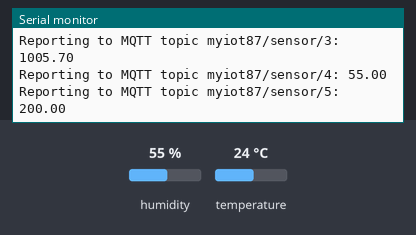
A sketch run on a simulated ESP32. Shown: the last lines printed to the serial monitor. The test bench sets the inputs (shaded band); at power-on: humidity 55 %, temperature 24 °C. WiFi joins after 1.5 s; servers stay silent unless stated; no MQTT or app messages arrive unless stated.

Above: at 2.7 s.
2.8 s: humidity set to 22 %
At 4.7 s:
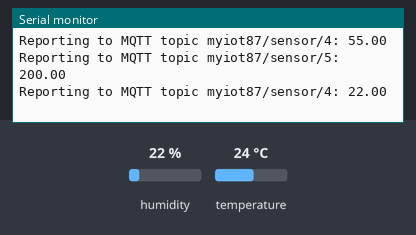
5.5 s: temperature set to 12 °C
At 6.5 s:
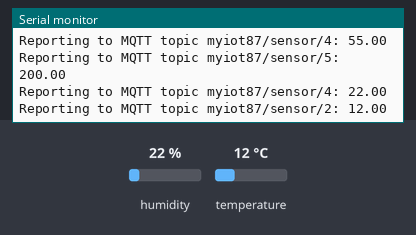
8.2 s: humidity set to 40 %
At 10.0 s:
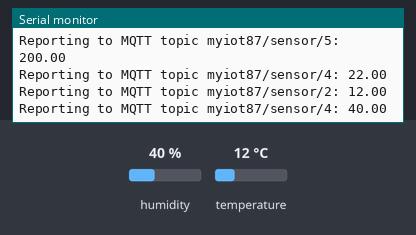
Timing chart, 0 to 11.5 s (numbered marks = the images above; inputs shaded):
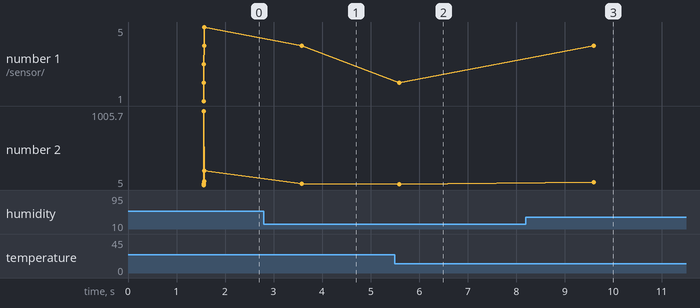

Measured:
- after the input at 2.8 s, the serial monitor: prints a new line after 0.78 s (image 1)
- after the input at 5.5 s, the serial monitor: prints a new line after 0.09 s (image 2)
- after the input at 8.2 s, the serial monitor: prints a new line after 1.4 s (image 3)
- plotted number 1: 4 → 2 after the input at 5.5 s, 2 → 4 after the input at 8.2 s
- plotted number 2: 200 → 22 after the input at 2.8 s, 22 → 12 after the input at 5.5 s, 12 → 40 after the input at 8.2 s

The sketch:

hardware.ino
```cpp
#include <WiFi.h>
#include <PubSubClient.h>
#include <DHT.h>

#define DHTPIN 15     // Pin donde está conectado el sensor DHT22
#define DHTTYPE DHT22 // Tipo de sensor DHT

// Parámetros del servidor MQTT
const char *ssid = "Wokwi-GUEST";
const char *password = "";
const char *mqtt_server = "broker.mqttdashboard.com";

const char *sensor_topics[] = {
    "myiot87/sensor/1",
    "myiot87/sensor/2",
    "myiot87/sensor/3",
    "myiot87/sensor/4",
    "myiot87/sensor/5"};

WiFiClient espClient;
PubSubClient client(espClient);
DHT dht(DHTPIN, DHTTYPE);

float prev_values[5] = {0, 0, 0, 0, 0};

// Función de conexión WiFi
void setup_wifi()
{
    Serial.println();
    Serial.print("Connecting to ");
    Serial.println(ssid);
    WiFi.begin(ssid, password, 6);
    while (WiFi.status() != WL_CONNECTED)
    {
        delay(100);
        Serial.print(".");
    }
    Serial.println(" Connected!");
}

// Función de conexión MQTT
void reconnect()
{
    // Loop hasta que se conecte
    while (!client.connected())
    {
        Serial.print("Attempting MQTT connection...");
        // Crear cliente MQTT
        if (client.connect("arduino-weather-demo"))
        {
            Serial.println("connected");
        }
        else
        {
            Serial.print("failed, rc=");
            Serial.print(client.state());
            Serial.println(" try again in 5 seconds");
            // Esperar 5 segundos antes de reintentar
            delay(5000);
        }
    }
}

// Función para publicar si hay cambios
void publish_if_changed(float new_value, float &prev_value, const char *topic)
{
    if (new_value != prev_value)
    {
        String message = String(new_value);
        Serial.print("Reporting to MQTT topic ");
        Serial.print(topic);
        Serial.print(": ");
        Serial.println(message);
        client.publish(topic, message.c_str());
        prev_value = new_value;
    }
}

void setup()
{
    Serial.begin(115200);
    dht.begin();
    setup_wifi();
    client.setServer(mqtt_server, 1883);
}

void loop()
{
    if (!client.connected())
    {
        reconnect();
    }
    client.loop();

    // Medir condiciones meteorológicas
    float voltage = 5.0;
    float wind = dht.readTemperature();
    float pressure = 1005.7;
    float humidity = dht.readHumidity();
    float current = 200.0;

    // Verificar si la lectura es correcta
    if (isnan(wind) || isnan(humidity))
    {
        Serial.println("Failed to read from DHT sensor!");
        return;
    }

    // Crear un array de las lecturas actuales
    float current_values[5] = {voltage, wind, pressure, humidity, current};

    // Publicar si hay cambios
    for (int i = 0; i < 5; i++)
    {
        publish_if_changed(current_values[i], prev_values[i], sensor_topics[i]);
    }

    delay(1000);
}
```
